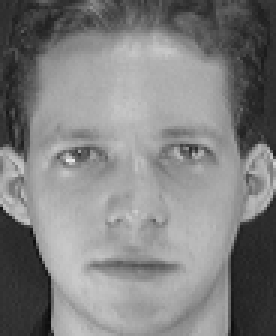
#> input picture orl_faces/s1/1.pgm, 92 x 112 px (shown 3 times larger); its folder holds only this picture in this run
$ python detection.py
#> lines starting #> are read from the running program, lines starting #| are printed output that depends on the picture
### image.py
import numpy as np
import matplotlib.image as mpimage
import matplotlib.pyplot as plt


class Image:
    # dict with key - flattened shape, value - original image shape
    shapes = {}

    @classmethod
    def read_image(cls, path):
        image = cls.read_image_2d(path)

        cls.shapes[image.shape[0] * image.shape[1]] = image.shape
        image = image.flatten()
        return image

    @classmethod
    def read_image_2d(cls, path):
#> called with path = './orl_faces/s1/1.pgm'
        image = mpimage.imread(path)
#> image is the input picture: shape (112, 92); min 11, max 234, mean 128.3

        if len(image.shape) == 3 and image.shape[2] >= 3:
            r, g, b = image[:, :, 0], image[:, :, 1], image[:, :, 2]
            image = 0.2989 * r + 0.5870 * g + 0.1140 * b
        elif len(image.shape) != 2:
            raise Exception("Invalid image dimensions: " + str(image.shape))

        image = image / 255
        return image

    @classmethod
    def show_image(cls, image):
        # get original shape
        if len(image.shape) == 1:
            image = np.reshape(image, cls.get_image_shape(image))

        # display the image
        plt.imshow(image, interpolation='nearest', cmap=plt.get_cmap("gray"))
        plt.show()

    @classmethod
    def get_image_shape(cls, image):
        return cls.shapes[image.shape[0]]

### eigenfaces.py
import numpy as np

from dataset import Dataset


class Eigenfaces:
    def __init__(self, directory, threshold=0.8):
        self.dataset = Dataset(directory)
#> in read_image, `image = image.flatten()`: image = 10304 values, max 0.918 at index 4898, min 0.0431 at index 9676, mean 0.503
#| Images loaded 2

        self.threshold = threshold
        self.average = self.get_average(self.dataset.all_images)
        self.vectors = None
        self.k = None
        self.vectorsT = None

        self.create_reduced_basis()
        self.dataset.calculate_weights(self.calculate_weight)

    @staticmethod
    def get_average(images):
        return np.sum(images, axis=0) / images.shape[0]

    def create_reduced_basis(self):
        images = self.dataset.all_images
        # normalize all the images - subtract the average
        images = np.apply_along_axis(lambda image: image - self.average, 1, images)

        # covariance matrix of images
        covariance = np.matmul(images, np.matrix.transpose(images))

        # find eigenvectors for image basis
        # (image_size x num_vectors)
        values, vectors = np.linalg.eig(covariance)
        vectors = np.matmul(np.transpose(images), vectors)

        # get number of principal components
        indexes = np.flip(np.argsort(values), 0)
        values = values[indexes]
        variance = np.sum(values)
        length = values.size
        threshold_var = 0
        k = 0

        # choose k that covers (threshold * 100%) percent of the variance
        while threshold_var / variance < self.threshold and k < length:
            threshold_var += values[k]
            k += 1

        print("K is", k)
        self.k = k
        vectors = vectors[:, indexes[0:self.k]]

        # make the basis orthonormal
        self.vectors = self.make_orthogonal(vectors)
        self.vectorsT = np.transpose(self.vectors)

    @staticmethod
    def make_orthogonal(vectors):
        new_vectors = []

        for i in range(vectors.shape[1]):
            vector = vectors[:, i]

            for j in range(i):
                basis_v = vectors[:, j]
                projection = basis_v * \
                    np.dot(basis_v, vector) / np.dot(basis_v, basis_v)
                vector = vector - projection

            new_vectors.append(vector)

        new_vectors = np.array(new_vectors)
        new_vectors = np.apply_along_axis(
            lambda x: x / np.sqrt(np.dot(x, x)), 1, new_vectors)

        return np.transpose(new_vectors)

    def calculate_weight(self, image):
        # calculate the weight of image - in the reduced basis
        # needs to be subtracted the average first
        return np.matmul(image - self.average, self.vectors)

    def reverse_image(self, weights):
        # return image back to normal
        return np.matmul(weights, self.vectorsT) + self.average

    # [8 lines left out: function recognize, not called in this run]

### dataset.py
import os
import numpy as np
from scipy.stats import norm as stats_norm

from person import Person


class Dataset:
    def __init__(self, directory):
        self.persons = None
        self.all_images = None
        self.initialize(directory)

        self.average_dist = None
        self.standard_deviation = None

    def initialize(self, directory):
        persons = []
        all_images = []

        for person_directory in os.listdir(directory):
            person_directory_path = directory + "/" + person_directory
            if os.path.isdir(person_directory_path):
                person = Person(person_directory_path)
                persons.append(person)
                all_images.extend(person.images)

        self.persons = np.array(persons)
        self.all_images = np.array(all_images)

        print("Images loaded", self.all_images.shape[0])

    def calculate_weights(self, weight_func):
        for person in self.persons:
            person.weights = np.apply_along_axis(weight_func, 1, person.images)
            person.class_weight = np.apply_along_axis(np.mean, 0, person.weights)
#> this loop made 2 passes
#> (person.weights, person.class_weight) on passes 1 to 2: ([12.16], [12.16]), ([-12.16], [-12.16])

    # [43 lines left out: functions __recognize_with_probabilities__, initialize_norm, recognize_norm, recognize_dist, not called in this run]


    def __iter__(self):
        for person in self.persons:
            yield person

### person.py
import os
import numpy as np


from image import Image


class Person:
    def __init__(self, path):
        self.name = path.split("/")[-1]
        self.path = path
        self.images = None
        self.weights = None
        self.class_weight = None

        self.initialize()

    def initialize(self):
        images = []

        if os.path.isdir(self.path):
            for image in os.listdir(self.path):
                images.append(Image.read_image(self.path + "/" + image))

        self.images = np.array(images)

    def distance(self, other_weight):
        return np.linalg.norm(self.class_weight - other_weight)

### detection.py
from image import Image
from eigenfaces import Eigenfaces
from dataset import Dataset
import numpy as np

class FaceDetection:
    def __init__(self, eigenfaces):
        self.eigenfaces = eigenfaces

        self.face_shape = Image.get_image_shape(eigenfaces.average)

    def detect(self, path):
        eigenfaces = self.eigenfaces
        face_shape = self.face_shape

        image = Image.read_image_2d(path)
#> call 3 of read_image_2d, with path = './detection/muzhyk2.png'
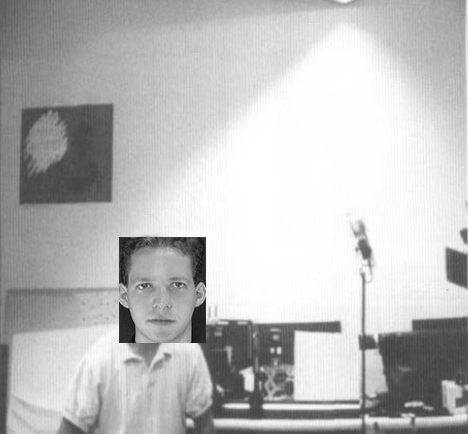
#> input picture detection/muzhyk2.png, 468 x 434 px
#> in read_image_2d, image is the input picture: shape (434, 468, 3) float32; min 0, max 1, mean 0.742

        # [6 lines of commented-out code are left out]

        result = []
        for x in range(0, image.shape[1] - face_shape[1], face_shape[1] // 8):
            part_result = []
            print(x)

            for y in range(0, image.shape[0] - face_shape[0], face_shape[0] // 8):
                test_face = image[y:y+face_shape[0], x:x+face_shape[1]]

                test_face = test_face.flatten()
                reduced_test_face = \
                    eigenfaces.calculate_weight(test_face - eigenfaces.average)
                reduced_test_face = eigenfaces.reverse_image(reduced_test_face)

                distance = np.linalg.norm(test_face - reduced_test_face)

                part_result.append(distance)

            result.append(part_result)
#> after the loop, result = 35 items

        result = np.array(result).T
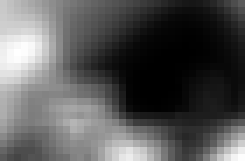
#> result: shape (23, 35) float64 (shown 7 times larger); min 48.71, max 48.87, mean 48.8; drawn with min black and max white
        Image.show_image(result)


if __name__ == "__main__":
    eigenfaces = Eigenfaces("./orl_faces")
    detection = FaceDetection(eigenfaces)
    detection.detect("./detection/muzhyk2.png")
